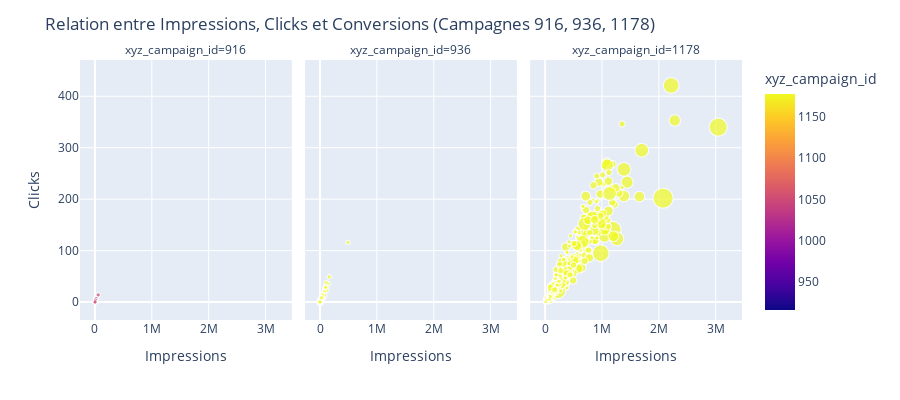

The notebook cell saved with this chart:
### Code cell
scatter_fig = px.scatter(
    df[df['xyz_campaign_id'].isin([916, 936, 1178])],
    x='Impressions',
    y='Clicks',
    color='xyz_campaign_id',
    size='Approved_Conversion',
    hover_name='ad_id',
    facet_col='xyz_campaign_id',  # Cette ligne ajoute une séparation par campagne
)

scatter_fig.update_layout(
    title='Relation entre Impressions, Clicks et Conversions (Campagnes 916, 936, 1178)',
    height=400, 
)

scatter_fig.show()

### Figure 1 — Plotly figure (JSON) as saved in the notebook; plotly's stock layout.template omitted (floating-point values rounded to 4 significant figures; data arrays with more than 128 entries replaced by an {"elided": "..."} marker saying what was removed)
{"data": [{"hovertemplate": "<b>%{hovertext}</b><br><br>xyz_campaign_id=%{marker.color}<br>Impressions=%{x}<br>Clicks=%{y}<br>Approved_Conversion=%{marker.size}<extra></extra>", "hovertext": [708746, 708749, 708771, 708815, 708818, 708820, 708889, 708895, 708953, 708958, 708979, 709023, 709038, 709040, 709059, 709105, 709115, 709124, 709179, 709183, 709320, 709323, 709326, 709327, 709328, 709455, 709544, 709614, 709756, 709761, 709899, 709901, 710045, 710088, 710360, 710477, 710480, 710571, 710617, 710623, 710628, 710682, 710763, 710836, 710867, 710880, 710961, 710968, 711217, 711623, 711764, 711785, 711877, 712052], "legendgroup": "", "marker": {"color": [916, 916, 916, 916, 916, 916, 916, 916, 916, 916, 916, 916, 916, 916, 916, 916, 916, 916, 916, 916, 916, 916, 916, 916, 916, 916, 916, 916, 916, 916, 916, 916, 916, 916, 916, 916, 916, 916, 916, 916, 916, 916, 916, 916, 916, 916, 916, 916, 916, 916, 916, 916, 916, 916], "coloraxis": "coloraxis", "size": [1, 0, 0, 0, 1, 1, 0, 1, 0, 0, 0, 0, 0, 0, 1, 1, 0, 1, 0, 1, 1, 0, 0, 1, 1, 0, 1, 0, 1, 0, 1, 1, 0, 0, 1, 1, 1, 1, 0, 0, 0, 0, 0, 1, 0, 0, 0, 1, 0, 1, 1, 0, 0, 1], "sizemode": "area", "sizeref": 0.0525, "symbol": "circle"}, "mode": "markers", "name": "", "showlegend": false, "type": "scattergl", "x": [7350, 17861, 693, 4259, 4133, 1915, 15615, 10951, 2355, 9502, 1224, 735, 5117, 5120, 14669, 1241, 2305, 1024, 4627, 21026, 1422, 7132, 12190, 12193, 3332, 559, 7440, 19113, 10976, 2861, 1398, 23817, 47224, 2283, 2182, 2654, 57665, 3091, 5014, 38726, 1473, 1186, 5369, 22221, 1185, 13019, 2508, 5864, 2783, 3812, 11199, 292, 17572, 1448], "xaxis": "x", "y": [1, 2, 0, 1, 1, 0, 3, 1, 1, 3, 0, 0, 0, 0, 7, 0, 1, 0, 1, 4, 0, 2, 2, 2, 0, 0, 2, 4, 2, 0, 0, 7, 12, 1, 1, 0, 14, 1, 1, 7, 0, 0, 1, 7, 0, 5, 1, 2, 1, 1, 4, 0, 7, 0], "yaxis": "y"}, {"hovertemplate": "<b>%{hovertext}</b><br><br>xyz_campaign_id=%{marker.color}<br>Impressions=%{x}<br>Clicks=%{y}<br>Approved_Conversion=%{marker.size}<extra></extra>", "hovertext": {"elided": "464 int values"}, "legendgroup": "", "marker": {"color": {"elided": "464 int values"}, "coloraxis": "coloraxis", "size": {"elided": "464 int values"}, "sizemode": "area", "sizeref": 0.0525, "symbol": "circle"}, "mode": "markers", "name": "", "showlegend": false, "type": "scattergl", "x": {"elided": "464 int values"}, "xaxis": "x2", "y": {"elided": "464 int values"}, "yaxis": "y2"}, {"hovertemplate": "<b>%{hovertext}</b><br><br>xyz_campaign_id=%{marker.color}<br>Impressions=%{x}<br>Clicks=%{y}<br>Approved_Conversion=%{marker.size}<extra></extra>", "hovertext": {"elided": "625 int values"}, "legendgroup": "", "marker": {"color": {"elided": "625 int values"}, "coloraxis": "coloraxis", "size": {"elided": "625 int values"}, "sizemode": "area", "sizeref": 0.0525, "symbol": "circle"}, "mode": "markers", "name": "", "showlegend": false, "type": "scattergl", "x": {"elided": "625 int values"}, "xaxis": "x3", "y": {"elided": "625 int values"}, "yaxis": "y3"}], "layout": {"annotations": [{"font": {}, "showarrow": false, "text": "xyz_campaign_id=916", "x": 0.16, "xanchor": "center", "xref": "paper", "y": 1, "yanchor": "bottom", "yref": "paper"}, {"font": {}, "showarrow": false, "text": "xyz_campaign_id=936", "x": 0.5, "xanchor": "center", "xref": "paper", "y": 1, "yanchor": "bottom", "yref": "paper"}, {"font": {}, "showarrow": false, "text": "xyz_campaign_id=1178", "x": 0.84, "xanchor": "center", "xref": "paper", "y": 1, "yanchor": "bottom", "yref": "paper"}], "coloraxis": {"colorbar": {"title": {"text": "xyz_campaign_id"}}, "colorscale": [[0, "#0d0887"], [0.1111, "#46039f"], [0.2222, "#7201a8"], [0.3333, "#9c179e"], [0.4444, "#bd3786"], [0.5556, "#d8576b"], [0.6667, "#ed7953"], [0.7778, "#fb9f3a"], [0.8889, "#fdca26"], [1, "#f0f921"]]}, "height": 400, "legend": {"itemsizing": "constant", "tracegroupgap": 0}, "margin": {"t": 60}, "title": {"text": "Relation entre Impressions, Clicks et Conversions (Campagnes 916, 936, 1178)"}, "xaxis": {"anchor": "y", "domain": [0, 0.32], "title": {"text": "Impressions"}}, "xaxis2": {"anchor": "y2", "domain": [0.34, 0.66], "matches": "x", "title": {"text": "Impressions"}}, "xaxis3": {"anchor": "y3", "domain": [0.68, 1.0], "matches": "x", "title": {"text": "Impressions"}}, "yaxis": {"anchor": "x", "domain": [0, 1], "title": {"text": "Clicks"}}, "yaxis2": {"anchor": "x2", "domain": [0, 1], "matches": "y", "showticklabels": false}, "yaxis3": {"anchor": "x3", "domain": [0, 1], "matches": "y", "showticklabels": false}}}
